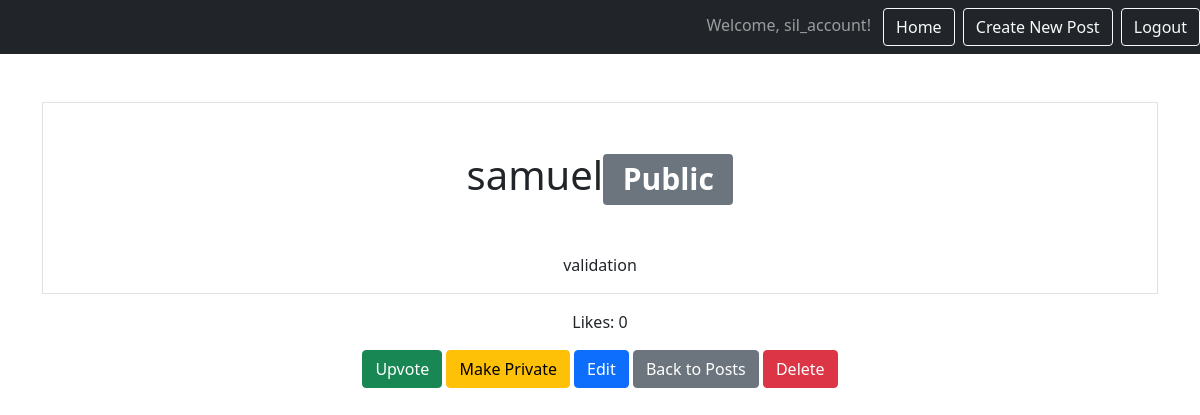
Page /posts/blogs/11/ (signed in) on the committed database.
### app/models.py (models this page shows, shortened)
class Post(models.Model):
    title = models.CharField(max_length=100)
    content = models.TextField()
    likes = models.PositiveSmallIntegerField(default=0)
    created_at = models.DateTimeField(auto_now_add=True)
    user = models.ForeignKey(User, on_delete=models.CASCADE, related_name='posts')
    is_public = models.BooleanField(default=False)

### app/views.py (the view)
# urls.py: path('blogs/<int:pk>/', views.PostDetailView.as_view(), name='posts.details'),
class PostDetailView(DetailView):
    model = Post
    template_name = 'posts/post_details.html'
    context_object_name = 'Post'
    login_url = '/admin/'

### app/templates/posts/post_details.html (shortened to what this page needs)
{% extends 'base.html' %}
{% block content %}
<div class="border round">
    <h1 class="my-5">{{ Post.title }}{% if Post.is_public %}<span class="badge bg-secondary">Public</span>{% endif %}</h1>
    <p>{{ Post.content }}</p>
</div>
<div class="mt-3">
    <p>Likes: {{ Post.likes }}</p>
    <form action="{% url 'posts.add_like' Post.pk %}" method="post" class="d-inline">
        <button type="submit" class="btn btn-success">Upvote</button>
    </form>
    <form action="{% url 'posts.toggle_visibility' Post.pk %}" method="post" class="d-inline">
        <button type="submit" class="btn btn-warning">
            {% if Post.is_public %}Make Private{% else %}Make Public{% endif %}
        </button>
    </form>
    <a href="{% url 'posts.update' Post.pk %}" class="btn btn-primary">Edit</a>
    <a href="{% url 'posts' %}" class="btn btn-secondary">Back to Posts</a>
    <a href="{% url 'posts.delete' Post.pk %}" class="btn btn-danger">Delete</a>
</div>
{% endblock %}

### static/templates/base.html (shortened to what this page needs)
{% load static %}
<html>
    <head>
        <link href="https://cdn.jsdelivr.net/npm/bootstrap@5.0.2/dist/css/bootstrap.min.css" rel="stylesheet">
    </head>
    <body>
        <nav class="navbar navbar-expand-lg navbar-dark bg-dark">
            <div class="ms-auto">
                {% if user.is_authenticated %}
                    <span class="navbar-text me-2">Welcome, {{ user.username }}!</span>
                    <a href="{% url 'home' %}" class="btn btn-outline-light me-1">Home</a>
                    <a href="{% url 'posts.new' %}" class="btn btn-outline-light me-1">Create New Post</a>
                    <form method="post" action="{% url 'home.logout' %}" class="d-inline">
                        <button type="submit" class="btn btn-outline-light">Logout</button>
                    </form>
                {% else %}
                    <a href="{% url 'home.login' %}" class="btn btn-outline-light me-1">Login</a>
                    <a href="{% url 'home.signup' %}" class="btn btn-outline-light me-1">Sign Up</a>
                {% endif %}
            </div>
        </nav>
        <div class="my-5 text-center container">
            {% block content %}
            {% endblock %}
        </div>
    </body>
</html>

### rows in the picture
Post: title "samuel", content "validation", likes "0"

### other values in the picture
{{ user.username }} "sil_account"
